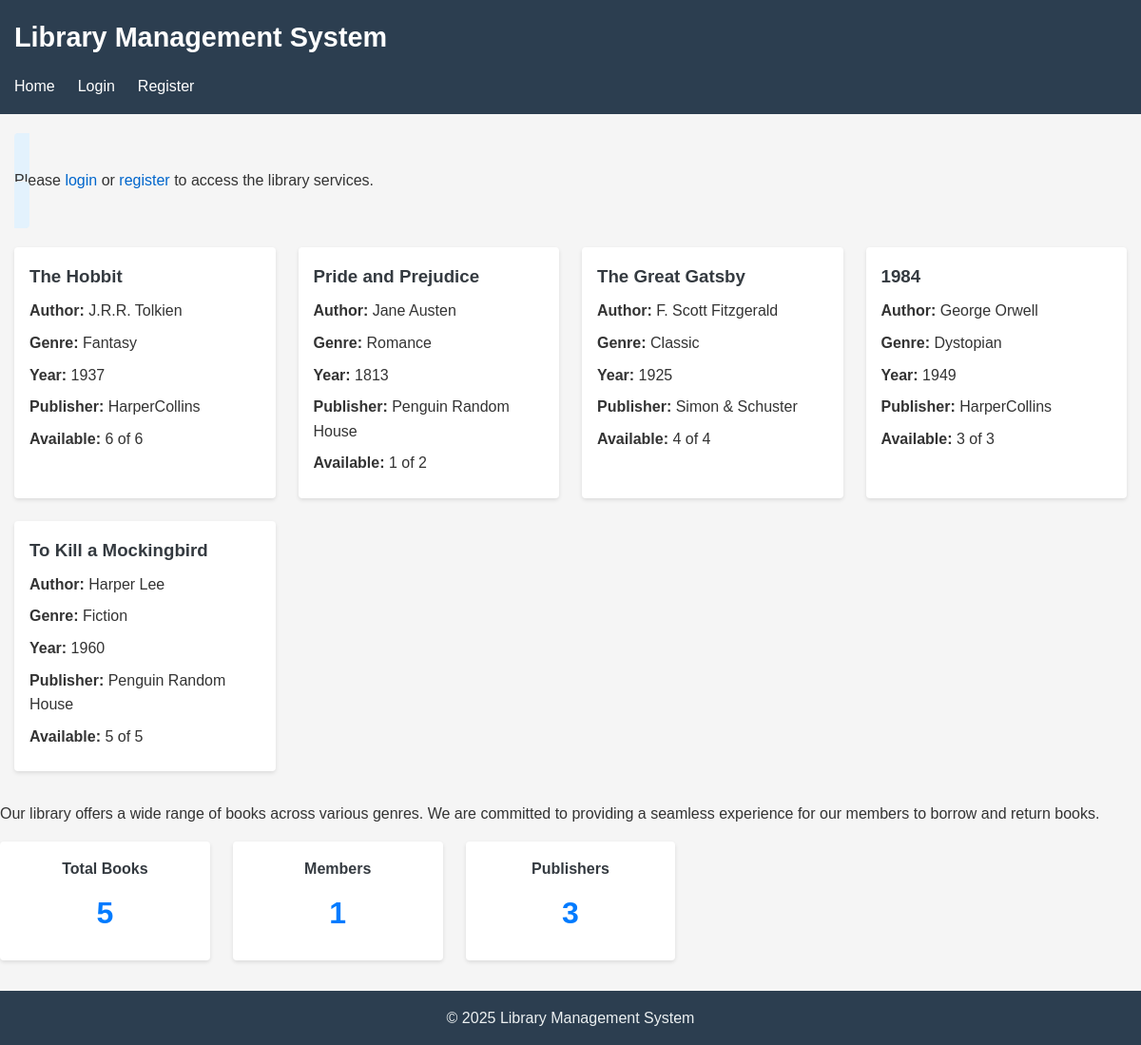
The page / on the database its author committed.
### tables this page shows
CREATE TABLE books (
    id INTEGER PRIMARY KEY AUTOINCREMENT,
    title TEXT NOT NULL,
    author TEXT NOT NULL,
    publisher_id INTEGER,
    year INTEGER,
    isbn TEXT,
    genre TEXT,
    quantity INTEGER NOT NULL DEFAULT 1,
    available INTEGER NOT NULL DEFAULT 1,
    created_at TIMESTAMP DEFAULT CURRENT_TIMESTAMP,
    updated_at TIMESTAMP DEFAULT CURRENT_TIMESTAMP,
    FOREIGN KEY (publisher_id) REFERENCES publishers(id)
);

CREATE TABLE publishers (
    id INTEGER PRIMARY KEY AUTOINCREMENT,
    name TEXT NOT NULL,
    address TEXT,
    contact_info TEXT,
    created_at TIMESTAMP DEFAULT CURRENT_TIMESTAMP,
    updated_at TIMESTAMP DEFAULT CURRENT_TIMESTAMP
);

### includes/session.php (called while the page is built, shortened)
<?php
function is_logged_in() {
    return isset($_SESSION['logged_in']) && $_SESSION['logged_in'] === true;
}

### includes/db.php (called while the page is built, shortened)
<?php
function get_db_connection() {
    static $db = null;
    if ($db === null) {
        $db_path = __DIR__ . '/../database/library.db';
        try {
            $db = new \SQLite3($db_path);
            $db->enableExceptions(true);
            $db->exec('PRAGMA foreign_keys = ON');
            $db->exec('PRAGMA journal_mode = WAL');
        } catch (\Exception $e) {
            die("Database connection failed: " . $e->getMessage());
        }
    }
    return $db;
}
function db_query($sql, $params = []) {
    $db = get_db_connection();
    try {
        $stmt = $db->prepare($sql);
        $result = $stmt->execute();
        return $result;
    } catch (\Exception $e) {
        error_log("Database query error: " . $e->getMessage() . " in query: " . $sql);
        return false;
    }
}
function db_fetch_assoc($result) {
    if ($result) {
        return $result->fetchArray(SQLITE3_ASSOC);
    }
    return false;
}
function db_fetch_all($result) {
    $rows = [];
    if ($result) {
        while ($row = $result->fetchArray(SQLITE3_ASSOC)) {
            $rows[] = $row;
        }
    }
    return $rows;
}

### index.php (the view, shortened to what this page needs)
<?php
require_once __DIR__ . '/includes/db.php';
require_once __DIR__ . '/includes/session.php';
require_once __DIR__ . '/layouts/Layout.php';
$recent_books = db_query(
    "SELECT b.*, p.name as publisher_name
     FROM books b
     LEFT JOIN publishers p ON b.publisher_id = p.id
     ORDER BY b.id DESC LIMIT 5"
);
$recent_books = db_fetch_all($recent_books);
?>
<div class="home-page">
    <Layout::pageTitle('Welcome to the Library Management System');
    <?php if (!is_logged_in()): ?>
        <div class="welcome-message">
            <p>Please <a href="/auth/login.php">login</a> or <a href="/auth/register.php">register</a> to access the library services.</p>
        </div>
    <?php endif; ?>
    <div class="recent-books">
        <Layout::sectionTitle('Recently Added Books');
        <?php if (empty($recent_books)): ?>
            <p>No books available.</p>
        <?php else: ?>
            <div class="book-list">
                <?php foreach ($recent_books as $book): ?>
                    <div class="book-card">
                        <h3><?php echo htmlspecialchars($book['title']); ?></h3>
                        <p><strong>Author:</strong> <?php echo htmlspecialchars($book['author']); ?></p>
                        <p><strong>Genre:</strong> <?php echo htmlspecialchars($book['genre']); ?></p>
                        <p><strong>Year:</strong> <?php echo htmlspecialchars($book['year']); ?></p>
                        <p><strong>Publisher:</strong> <?php echo htmlspecialchars($book['publisher_name']); ?></p>
                        <p><strong>Available:</strong> <?php echo $book['available']; ?> of <?php echo $book['quantity']; ?></p>
                    </div>
                <?php endforeach; ?>
            </div>
        <?php endif; ?>
    </div>
    <div class="library-info">
        <Layout::sectionTitle('About Our Library');
        <p>Our library offers a wide range of books across various genres. We are committed to providing a seamless experience for our members to borrow and return books.</p>
        <div class="library-stats">
            <?php
            $total_books = db_query("SELECT COUNT(*) as count FROM books");
            $total_books = db_fetch_assoc($total_books)['count'];
            $total_members = db_query("SELECT COUNT(*) as count FROM users WHERE role = 'member'");
            $total_members = db_fetch_assoc($total_members)['count'];
            $total_publishers = db_query("SELECT COUNT(*) as count FROM publishers");
            $total_publishers = db_fetch_assoc($total_publishers)['count'];
            ?>
            <div class="stat-card">
                <h4>Total Books</h4>
                <p class="stat-number"><?php echo $total_books; ?></p>
            </div>
            <div class="stat-card">
                <h4>Members</h4>
                <p class="stat-number"><?php echo $total_members; ?></p>
            </div>
            <div class="stat-card">
                <h4>Publishers</h4>
                <p class="stat-number"><?php echo $total_publishers; ?></p>
            </div>
        </div>
    </div>

### assets/styles.css (style rules this page uses)
* { margin: 0; padding: 0; box-sizing: border-box; }
body { font-family: Arial, sans-serif; line-height: 1.6; color: #333; background-color: #f5f5f5; }
a { color: #0066cc; text-decoration: none; }

### index.php (style rules this page uses)
.home-page { margin-bottom: 2rem; }
.welcome-message { background-color: #e3f2fd; padding: 1rem; border-radius: 0.25rem; margin-bottom: 2rem; }
.book-list { display: grid; grid-template-columns: repeat(auto-fill, minmax(250px, 1fr)); gap: 1.5rem; margin-top: 1rem; }
.book-card { background-color: #fff; border-radius: 0.25rem; box-shadow: 0 2px 4px rgba(0, 0, 0, 0.1); padding: 1rem; }
.book-card h3 { margin-top: 0; margin-bottom: 0.5rem; color: #343a40; }
.book-card p { margin-bottom: 0.5rem; }
.library-info { margin-top: 2rem; }
.library-stats { display: grid; grid-template-columns: repeat(auto-fill, minmax(200px, 1fr)); gap: 1.5rem; margin-top: 1rem; }
.stat-card { background-color: #fff; border-radius: 0.25rem; box-shadow: 0 2px 4px rgba(0, 0, 0, 0.1); padding: 1rem; text-align: center; }
.stat-card h4 { margin-top: 0; color: #343a40; }
.stat-number { font-size: 2rem; font-weight: bold; color: #007bff; margin: 0.5rem 0; }

### rows shown on the page
books: title "The Hobbit", author "J.R.R. Tolkien", genre "Fantasy", year "1937", publisher.name "HarperCollins", available "6", quantity "6"
books: title "Pride and Prejudice", author "Jane Austen", genre "Romance", year "1813", publisher.name "Penguin Random House", available "1", quantity "2"
books: title "The Great Gatsby", author "F. Scott Fitzgerald", genre "Classic", year "1925", publisher.name "Simon & Schuster", available "4", quantity "4"
books: title "1984", author "George Orwell", genre "Dystopian", year "1949", publisher.name "HarperCollins", available "3", quantity "3"
books: title "To Kill a Mockingbird", author "Harper Lee", genre "Fiction", year "1960", publisher.name "Penguin Random House", available "5", quantity "5"

### other values the page prints
$total_books "5"
$total_members "1"
$total_publishers "3"
